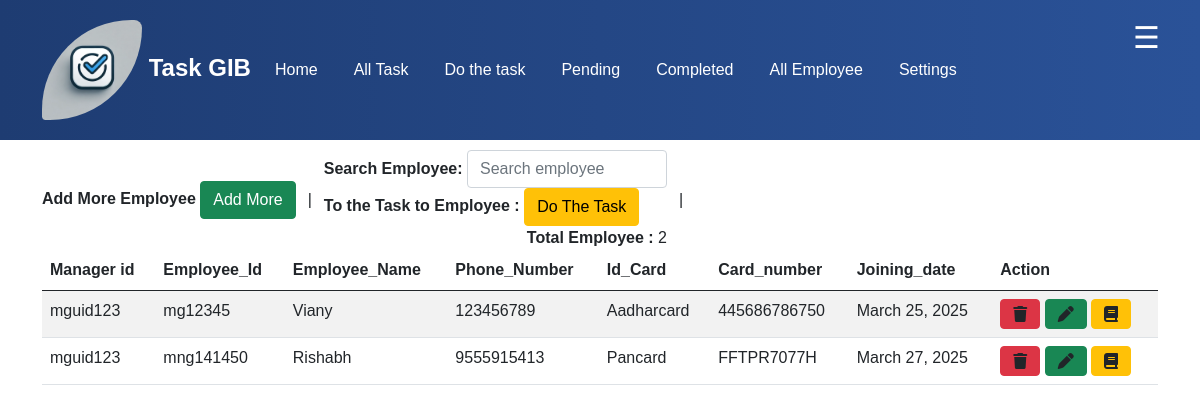
Screenshot of /all-emp (signed in) with the database file from the repository.
### todoapp/models.py (models this page shows, shortened)
class EmployeeModel(models.Model):
    emp_user = models.OneToOneField(CustomUser, on_delete=models.CASCADE, related_name='employee', null=True, blank=True ,default="")
    manager_id = models.ForeignKey(BossCustomUser, on_delete=models.CASCADE,default='', related_name='manegr_employee')
    employee_id = models.CharField(max_length=255, unique=True)
    employee_name = models.CharField(max_length=255)
    employee_email = models.EmailField()
    phone_number = models.CharField(max_length=15, blank=True ,default='Not Found')
    employee_DOB = models.DateField()
    employee_joining_date =models.DateField(auto_now_add=True)
    employee_id_card_choice = (
        ('Pancard','Pancard'),
        ('Aadharcard', 'Aadharcard'),
        ('Pending','Pending'),
    )
    employee_id_card = models.CharField(max_length=255, choices=employee_id_card_choice, default="Pending")
    card = models.CharField(max_length=255,default="Add", blank=True)

class CustomUser(AbstractUser):
    username =None
    phone_number = models.CharField(max_length=255,unique=True, default="")
    email = models.EmailField(unique=True ,null=True,blank=True)
    user_id = models.CharField(unique=True, null=True, blank=True,max_length=255,default='')
    boss_id = models.CharField(unique=True,null=True, blank=True,max_length=255)
    password = models.CharField(max_length=255)
    manager_code = models.CharField(max_length=255, null=True, blank=True , default='')
    USERNAME_FIELD = 'phone_number'
    REQUIRED_FIELDS = ['email']
    objects = UserManager()

### todoapp/views.py (the view)
# urls.py: path('all-emp', views.allEmp),
@csrf_exempt
def allEmp(request):
    all_emp = BossCustomUser.objects.get(boss_id=request.user.boss_id)
    emp_data = EmployeeModel.objects.filter(manager_id=all_emp)
    emp_count = EmployeeModel.objects.filter(manager_id=all_emp).count()
    return render(request, 'allemp.html', {'allemp': emp_data, 'empcount':emp_count})

### todoapp/models.py (called while the page is built)
    def __str__(self):
        return str(self.boss_id)

### todoapp/templates/allemp.html (shortened to what this page needs)
{% extends 'header.html' %}
{% load static %}
{% block 'content' %}
<div class="container">
    <div class="row">
        <div>
            <div style="display: flex; gap: 12px; align-items: center; margin-top: 10px;">
                <div>
                    <strong>Add More Employee</strong>
                    <a href="../create-employee" class="btn btn-success">Add More</a>
                </div>|
                <div>
                    <strong>Search Employee:</strong>
                    <input type="search" id="searchInput" onkeyup="searchTable()" placeholder="Search employee"
                        class="form-control" style="width: 200px; display: inline;">
                    <div>
                        <strong> To the Task to Employee : </strong> <span><a href="../managertouser"
                                class='btn btn-warning'> Do The Task </a></span>
                    </div>
                    <div class="float-end">
                        <strong>Total Employee : </strong><span>{{empcount}}</span>
                    </div>
                </div>|
            </div>
        </div>
        <div class="col-lg-12 col-sm-12 col-md-12 table-responsive-md">
            <table id="dataTable" class="table table-striped table-responsive-md ">
                <thead>
                    <tr>
                        <th class="d-none d-md-table-cell">Manager id</th>
                        <th>Employee_Id</th>
                        <th> Employee_Name</th>
                        <th>Phone_Number</th>
                        <th>Id_Card</th>
                        <th>Card_number</th>
                        <th> Joining_date </th>
                        <th>Action</th>
                    </tr>
                </thead>
                <tbody>
                    {% for e in allemp %}
                    <tr class="">
                        <td class="d-none d-md-table-cell">{{e.manager_id}}</td>
                        <td>{{e.employee_id}}</td>
                        <td>{{e.employee_name}}</td>
                        <td>{{e.phone_number}}</td>
                        <td>{{e.employee_id_card}}</td>
                        <td>{{e.card}}</td>
                        <td>{{e.employee_joining_date}}</td>
                        <td>
                            <a href="../delete-employee/{{e.id}}" title="Delete Employee"
                                onclick="return confirm('Are sure to delete employee, if you do this the employee user account will also be deleted')"
                                id="user-delete{{e.id}}"><i class="fas fa-trash btn btn-danger text-dark"></i></a>
                            <a href="../update-employee/{{e.employee_id}}" title="Edit Employee datails"><i
                                    class="fas fa-pen btn btn-success text-dark"></i></a>
                            <a href="../managertouser/{{e.employee_id}}" title="Do the task of this emplomyee">
                                <l class="fas fa-book btn btn-warning text-dark"></l>
                            </a>
                        </td>
                    </tr>
                    {% endfor %}
                </tbody>
            </table>
        </div>
    </div>
</div>
{% endblock %}

### static/css/style-main.css (style rules this page uses)
body { font-family: Arial, sans-serif; }

### rows the page displays
EmployeeModel: manager_id "mguid123", employee_id "mg12345", employee_name "Viany", phone_number "123456789", employee_id_card "Aadharcard", card "445686786750", employee_joining_date "March 25, 2025"
EmployeeModel: manager_id "mguid123", employee_id "mng141450", employee_name "Rishabh", phone_number "9555915413", employee_id_card "Pancard", card "FFTPR7077H", employee_joining_date "March 27, 2025"

### other values shown
{{ empcount }} "2"
